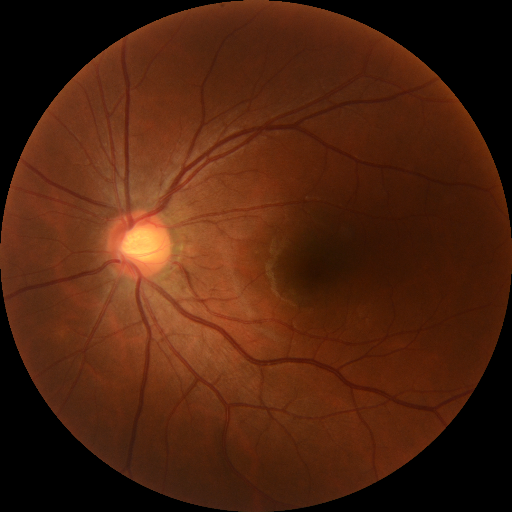
#> input picture get_low_quailty/test_image/NL_001.png, 512 x 512 px, found by its file name
$ python cataract_simulation.py
#> lines starting #> are read from the running program, lines starting #| are printed output that depends on the picture
# 导入依赖
import cv2
import numpy as np
import random
import os
from scipy import ndimage
from PIL import Image, ImageEnhance

# 设置随机数种子
def setup_seed(seed):
    np.random.seed(seed)
    random.seed(seed)

# 验证目录是否创建
def mkdir(path):
    if not os.path.isdir(path):
        os.mkdir(path)

# 高斯核卷积 TODO 一种图像平滑技术，去掉小的噪点，边缘平滑，避免尖锐边缘
def gaussian(img):
    kernel_5x5 = np.array([
        [1, 4, 7, 4, 1],
        [4, 16, 26, 16, 4],
        [7, 26, 41, 26, 7],
        [4, 16, 26, 16, 4],
        [1, 4, 7, 4, 1]
    ])
    kernel_5x5 = kernel_5x5 / kernel_5x5.sum()  # TODO 注意这里使用 .sum() 和下面使用 .max() 的区别
    k5 = ndimage.convolve(img, kernel_5x5)
    return k5

# 白内障眼底图像模拟
def cataract_simulation(filepath, maskpath, image_size):
    # 读取 img | mask
#> called with filepath = 'get_low_quailty/test_image/NL_001.png', image_size = 512
    img = cv2.imread(filepath, 1)
#> img is the input picture: shape (512, 512, 3); mean B, G, R 14.7, 35.3, 78.4
    img = cv2.resize(img, (image_size, image_size))
    mask, _, _ = cv2.split(cv2.imread(maskpath, 1))
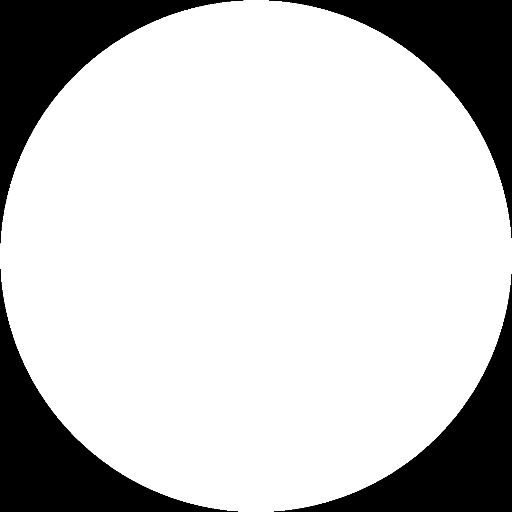
#> input picture get_low_quailty/test_image/NL_001_mask.png, 512 x 512 px, found by its file name
#> mask: shape (512, 512); min 0, max 255, mean 200.3
    mask = mask / mask.max()

    # 模拟白内障相关的空间变化透射函数 t(i, j) | TODO 这里和论文有点出入
    h, w, c = img.shape
#> h = 512; w = 512; c = 3
    wp = random.randint(int(-w*0.3), int(w*0.3))
#> wp = 44
    hp = random.randint(int(-h*0.3), int(h*0.3))
#> hp = 62
    transmap = np.ones(shape=[h, w])
    transmap[w//2+wp, h//2+hp] = 0
    transmap = gaussian(ndimage.distance_transform_edt(transmap))*mask
    print(transmap.shape)
#| (512, 512)
    transmap = transmap / transmap.max()

    # 模拟乘上衰减系数的眼底图像 a*s(i, j)
    randomR = random.choice([1, 3, 5, 7])   ### TODO 这里的高斯核参数部分是可以优化的
    randomS = random.randint(10, 30)
    funds_blur = cv2.GaussianBlur(img, (randomR, randomR), randomS)

    # 这里的panel的模拟 和 原论文不符合
    B, G, R = cv2.split(funds_blur)     # [h, w, 3] -> [h, w] * 3
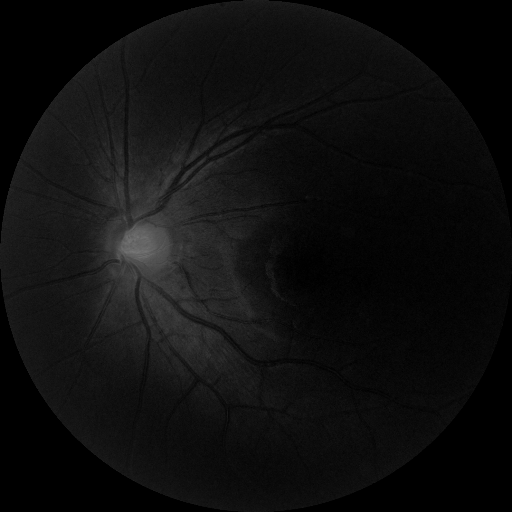
#> B: shape (512, 512); min 0, max 119, mean 14.7
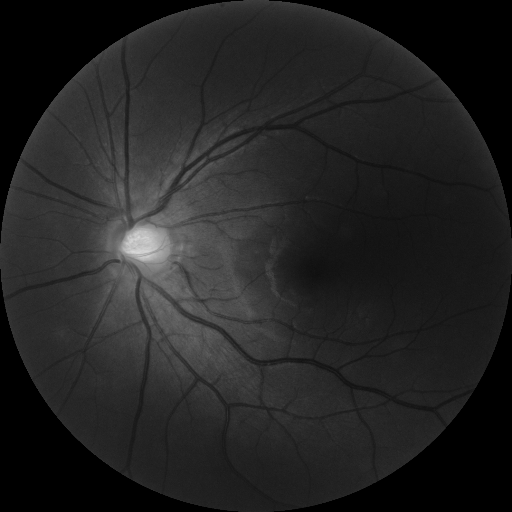
#> G: shape (512, 512); min 0, max 216, mean 35.3
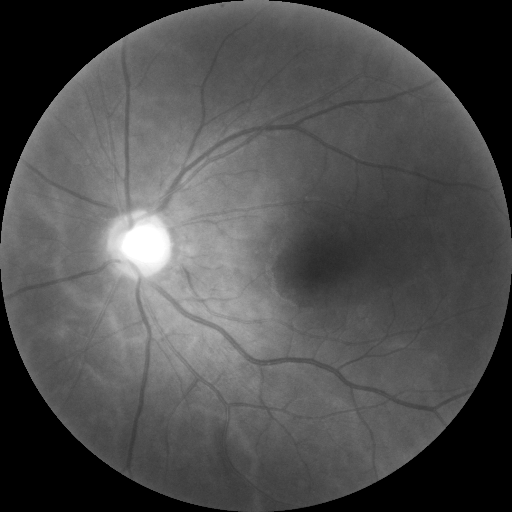
#> R: shape (512, 512); min 0, max 255, mean 78.4

    panel = cv2.merge([transmap*(B.max()-B), transmap*(G.max()-G), transmap*(R.max()-R)])
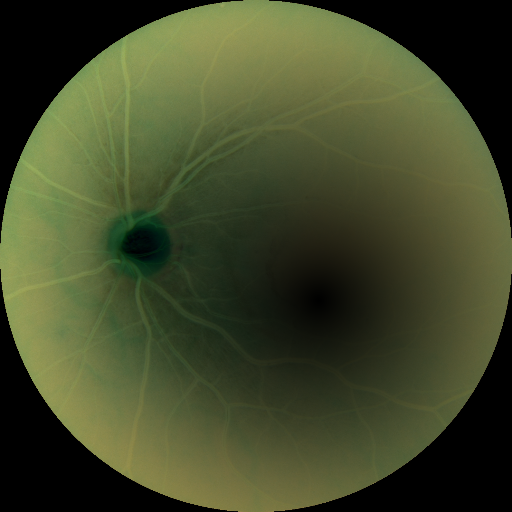
#> panel: shape (512, 512, 3) float64; mean of channels 0, 1, 2 42.5, 73.2, 66.3; drawn as B, G, R
    cv2.imwrite('get_low_quailty/test_image/panel00.png', panel)
    panel_ratio = random.uniform(0.6, 0.8)

    # 加权合成
    sum_degrad = 0.8*funds_blur + panel*panel_ratio
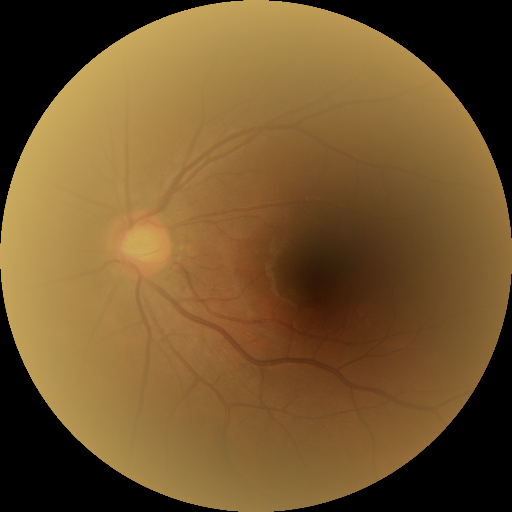
#> sum_degrad: shape (512, 512, 3) float64; mean B, G, R 45.5, 86.2, 115.3
    sum_degrad[sum_degrad>255] = 255

    # 颜色增强
    c = random.uniform(0.9, 1.3)
    b = random.uniform(0.9, 1.0)
    e = random.uniform(0.9, 1.3)
    img_enhanced_color = Image.fromarray((sum_degrad).astype('uint8'))

    enh_con = ImageEnhance.Contrast(img_enhanced_color).enhance(c)
    enh_bri = ImageEnhance.Brightness(enh_con).enhance(b)
    enh_col = ImageEnhance.Color(enh_bri).enhance(e)
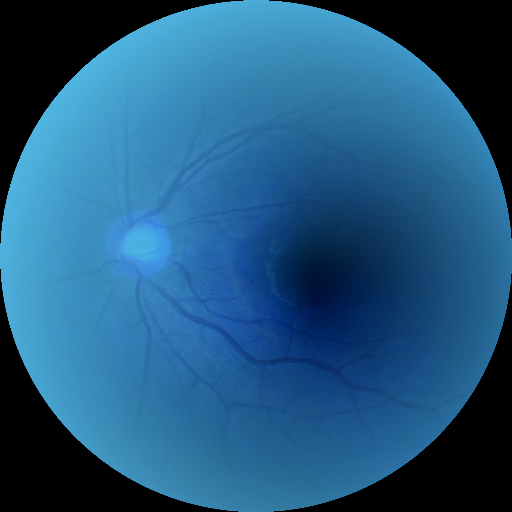
#> enh_col: PIL image 512x512 RGB; mean R, G, B 34.1, 88.6, 127.3

    mask = mask[:, :, np.newaxis]   # TODO [h, w] -> [h, w ,1]
    img_A = enh_col*mask

    return img_A, img

if __name__ == '__main__':
    img_A, img_B = cataract_simulation('get_low_quailty/test_image/NL_001.png', 'get_low_quailty/test_image/NL_001_mask.png', 512)
    # cv2.imwrite('test_image/original_method.png', np.concatenate([img_A, img_B], 1))
